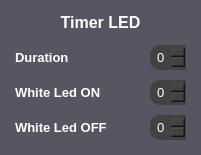
               <widget class="QFrame" name="frame_timer">
                <property name="minimumSize">
                 <size>
                  <width>0</width>
                  <height>0</height>
                 </size>
                </property>
                <property name="maximumSize">
                 <size>
                  <width>16777215</width>
                  <height>16777215</height>
                 </size>
                </property>
                <property name="styleSheet">
                 <string notr="true">border-radius: 10px;
background-color: rgb(86, 85, 97);</string>
                </property>
                <property name="frameShape">
                 <enum>QFrame::StyledPanel</enum>
                </property>
                <property name="frameShadow">
                 <enum>QFrame::Raised</enum>
                </property>
                <layout class="QGridLayout" name="gridLayout_4">
                 <property name="leftMargin">
                  <number>15</number>
                 </property>
                 <property name="topMargin">
                  <number>10</number>
                 </property>
                 <property name="rightMargin">
                  <number>15</number>
                 </property>
                 <property name="bottomMargin">
                  <number>15</number>
                 </property>
                 <property name="horizontalSpacing">
                  <number>15</number>
                 </property>
                 <property name="verticalSpacing">
                  <number>10</number>
                 </property>
                 <item row="2" column="1" colspan="2">
                  <widget class="QSpinBox" name="set_white_led_on">
                   <property name="minimumSize">
                    <size>
                     <width>0</width>
                     <height>25</height>
                    </size>
                   </property>
                   <property name="font">
                    <font>
                     <family>MS Sans Serif</family>
                     <pointsize>10</pointsize>
                     <weight>50</weight>
                     <bold>false</bold>
                    </font>
                   </property>
                   <property name="styleSheet">
                    <string notr="true">color: rgb(255, 255, 255);
background-color: rgb(66, 66, 66);
border-top-left-radius:10px;
border-top-right-radius:0px;
border-bottom-right-radius:0px;
border-bottom-left-radius:10px;</string>
                   </property>
                   <property name="alignment">
                    <set>Qt::AlignCenter</set>
                   </property>
                   <property name="buttonSymbols">
                    <enum>QAbstractSpinBox::UpDownArrows</enum>
                   </property>
                   <property name="maximum">
                    <number>99</number>
                   </property>
                  </widget>
                 </item>
                 <item row="3" column="0">
                  <widget class="QLabel" name="label_white_led_off">
                   <property name="minimumSize">
                    <size>
                     <width>120</width>
                     <height>20</height>
                    </size>
                   </property>
                   <property name="maximumSize">
                    <size>
                     <width>150</width>
                     <height>16777215</height>
                    </size>
                   </property>
                   <property name="font">
                    <font>
                     <family>MS Sans Serif</family>
                     <pointsize>10</pointsize>
                     <weight>75</weight>
                     <bold>true</bold>
                    </font>
                   </property>
                   <property name="styleSheet">
                    <string notr="true">color: rgb(255, 255, 255);</string>
                   </property>
                   <property name="text">
                    <string>White Led OFF</string>
                   </property>
                  </widget>
                 </item>
                 <item row="1" column="1" colspan="2">
                  <widget class="QSpinBox" name="set_duration">
                   <property name="enabled">
                    <bool>true</bool>
                   </property>
                   <property name="minimumSize">
                    <size>
                     <width>0</width>
                     <height>25</height>
                    </size>
                   </property>
                   <property name="font">
                    <font>
                     <family>MS Sans Serif</family>
                     <pointsize>10</pointsize>
                     <weight>50</weight>
                     <bold>false</bold>
                    </font>
                   </property>
                   <property name="styleSheet">
                    <string notr="true">color: rgb(255, 255, 255);
background-color: rgb(66, 66, 66);
border-top-left-radius:10px;
border-top-right-radius:0px;
border-bottom-right-radius:0px;
border-bottom-left-radius:10px;</string>
                   </property>
                   <property name="alignment">
                    <set>Qt::AlignCenter</set>
                   </property>
                   <property name="buttonSymbols">
                    <enum>QAbstractSpinBox::UpDownArrows</enum>
                   </property>
                   <property name="maximum">
                    <number>99</number>
                   </property>
                  </widget>
                 </item>
                 <item row="0" column="0" colspan="3">
                  <widget class="QLabel" name="label_timer_led">
                   <property name="minimumSize">
                    <size>
                     <width>0</width>
                     <height>25</height>
                    </size>
                   </property>
                   <property name="maximumSize">
                    <size>
                     <width>16777215</width>
                     <height>35</height>
                    </size>
                   </property>
                   <property name="font">
                    <font>
                     <family>Nirmala UI</family>
                     <pointsize>12</pointsize>
                     <weight>75</weight>
                     <bold>true</bold>
                    </font>
                   </property>
                   <property name="styleSheet">
                    <string notr="true">color: rgb(255, 255, 255);</string>
                   </property>
                   <property name="text">
                    <string>Timer LED</string>
                   </property>
                   <property name="alignment">
                    <set>Qt::AlignCenter</set>
                   </property>
                  </widget>
                 </item>
                 <item row="3" column="1" colspan="2">
                  <widget class="QSpinBox" name="set_white_led_off">
                   <property name="enabled">
                    <bool>true</bool>
                   </property>
                   <property name="minimumSize">
                    <size>
                     <width>0</width>
                     <height>25</height>
                    </size>
                   </property>
                   <property name="font">
                    <font>
                     <family>MS Sans Serif</family>
                     <pointsize>10</pointsize>
                     <weight>50</weight>
                     <bold>false</bold>
                    </font>
                   </property>
                   <property name="styleSheet">
                    <string notr="true">color: rgb(255, 255, 255);
background-color: rgb(66, 66, 66);
border-top-left-radius:10px;
border-top-right-radius:0px;
border-bottom-right-radius:0px;
border-bottom-left-radius:10px;</string>
                   </property>
                   <property name="alignment">
                    <set>Qt::AlignCenter</set>
                   </property>
                   <property name="buttonSymbols">
                    <enum>QAbstractSpinBox::UpDownArrows</enum>
                   </property>
                   <property name="maximum">
                    <number>99</number>
                   </property>
                  </widget>
                 </item>
                 <item row="2" column="0">
                  <widget class="QLabel" name="label_white_led_on">
                   <property name="minimumSize">
                    <size>
                     <width>120</width>
                     <height>20</height>
                    </size>
                   </property>
                   <property name="maximumSize">
                    <size>
                     <width>150</width>
                     <height>16777215</height>
                    </size>
                   </property>
                   <property name="font">
                    <font>
                     <family>MS Sans Serif</family>
                     <pointsize>10</pointsize>
                     <weight>75</weight>
                     <bold>true</bold>
                    </font>
                   </property>
                   <property name="styleSheet">
                    <string notr="true">color: rgb(255, 255, 255);</string>
                   </property>
                   <property name="text">
                    <string>White Led ON</string>
                   </property>
                  </widget>
                 </item>
                 <item row="1" column="0">
                  <widget class="QLabel" name="label_duration">
                   <property name="minimumSize">
                    <size>
                     <width>120</width>
                     <height>20</height>
                    </size>
                   </property>
                   <property name="maximumSize">
                    <size>
                     <width>150</width>
                     <height>16777215</height>
                    </size>
                   </property>
                   <property name="font">
                    <font>
                     <family>MS Sans Serif</family>
                     <pointsize>10</pointsize>
                     <weight>75</weight>
                     <bold>true</bold>
                    </font>
                   </property>
                   <property name="styleSheet">
                    <string notr="true">color: rgb(255, 255, 255);</string>
                   </property>
                   <property name="text">
                    <string>Duration</string>
                   </property>
                  </widget>
                 </item>
                </layout>
               </widget>
